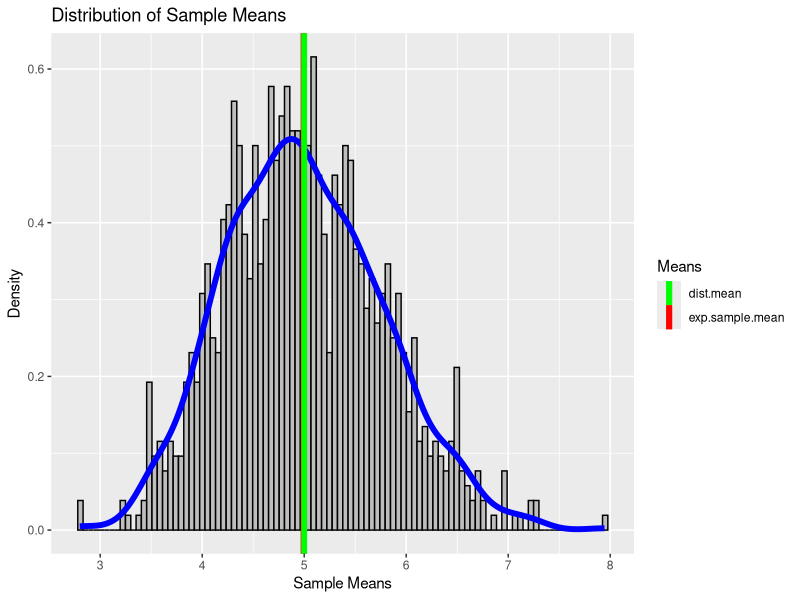

Write the R code that produced this figure. (Note: this script raises an error after producing the figure.)
## ---- chunk 1
library(ggplot2)

lambda <- 0.2
sims<-1000
pop <-40
#Distribution Stats
mean_dist <- (1/lambda)
sd_dist <- (1/lambda)
var_dist <- sd_dist^2
## ---- chunk 2
# sample sims*pop random numbers from the distribution 
exp_data<-rexp(sims*pop,lambda)
#Store it in a matrix with dimensions 1000 x 40 
samp_exp_m <- matrix(exp_data,sims,pop)
## ---- chunk 3
# Generate Distribution of sample means - 1000 such means computed from 40 element samples
means_samp_vect <- apply(samp_exp_m,MARGIN = 1,FUN = mean)
# Stats for the distribution of sample means
mean_simulate <- mean(means_samp_vect)
sd_simulate  <- sd(means_samp_vect)
var_simulate <-sd_simulate^2
## ---- chunk 4
mean_clt_theory <-1/lambda              
sd_clt_theory <- 1/(lambda*sqrt(pop))   
var_clt_theory <- 1/((lambda^2)*pop)
## ---- chunk 5
MeanDist <- ggplot(data = as.data.frame(means_samp_vect),mapping = aes(x = means_samp_vect, y=..density..))+
    geom_histogram(fill = 'grey',bins = 100, color= 'black') + geom_density(size =2, color="blue")+
    labs(title = "Distribution of Sample Means",x = 'Sample Means', y='Density')+
    geom_vline(aes(xintercept = mean_simulate, colour= "exp.sample.mean"), size = 2,show.legend = TRUE)+
    geom_vline(aes(xintercept = mean_clt_theory,color= "dist.mean"), size = 2,show.legend = TRUE)+
    scale_color_manual(name="Means", values=c(exp.sample.mean='red',dist.mean='green'))

print(MeanDist)         # plot of distribution
## ---- chunk 6
paste("Expected Value of Distribution of Sample Means: ",mean_simulate)
paste("CLT Predicted Value of Distribution of Sample Means: ",mean_clt_theory)
paste("Mean of underlying Exponential Distribution: ",mean_dist)
## ---- chunk 7
paste("Variance of distribution of sample means: ",var_simulate)
paste("CLT predicted Variance of distribution of sample means: ",var_clt_theory)
paste("Variance of underlying Exponential Distribution: ",var_dist)
## ---- chunk 8
# Generate 1000 random exponentials. Compute the mean . 
rexp_sample <- rexp(1000,rate = lambda)
rexp_sample_mean <- mean(rexp_sample)
#Plot the exponential distribution
ExDist <- ggplot(data = as.data.frame(rexp_sample),mapping = aes(x = rexp_sample, y =..density..))+
    geom_histogram(fill = 'blue',bins = 100, color= 'black') + geom_density(size =2, color="salmon")+
    labs(title = "Sample Mean vs CLT Mean",x = 'Sample Values', y='Density')+
    geom_vline(aes(xintercept = rexp_sample_mean, colour= "sample.mean"), size = 2,show.legend = TRUE)+
    geom_vline(aes(xintercept = mean_clt_theory,color= "theory.mean"), size = 2,show.legend = TRUE)+
    scale_color_manual(name="Means", values=c(sample.mean='red',theory.mean='green'))
## ---- chunk 9
#Plot the exponential distribution vs Distribution of Means
CompDist <- ggplot()+
    geom_histogram(data = as.data.frame(rexp_sample),mapping = aes(x = rexp_sample, y =..density..),fill = 'blue',bins = 100, color= 'black') +
    geom_density( data = as.data.frame(means_samp_vect),mapping = aes(x = means_samp_vect, y =..density..),size =1, color="red")+
    labs(title = "Sample distribution vs Distribution of means",x = 'Values', y='Density')+
    geom_vline(aes(xintercept = mean_clt_theory),color= "black", size = 2)+
    coord_cartesian(xlim=c(0:10))

print(CompDist)
